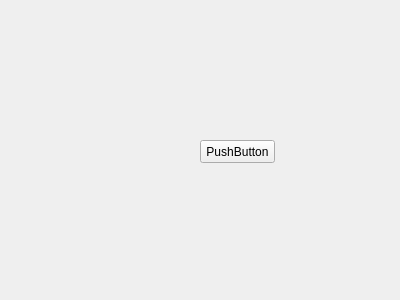
<?xml version="1.0" encoding="UTF-8"?>
<ui version="4.0">
 <class>Form</class>
 <widget class="QWidget" name="Form">
  <property name="geometry">
   <rect>
    <x>0</x>
    <y>0</y>
    <width>400</width>
    <height>300</height>
   </rect>
  </property>
  <property name="windowTitle">
   <string>Form</string>
  </property>
  <widget class="QPushButton" name="pushButton">
   <property name="geometry">
    <rect>
     <x>200</x>
     <y>140</y>
     <width>75</width>
     <height>23</height>
    </rect>
   </property>
   <property name="text">
    <string>PushButton</string>
   </property>
  </widget>
 </widget>
 <resources/>
 <connections/>
</ui>
